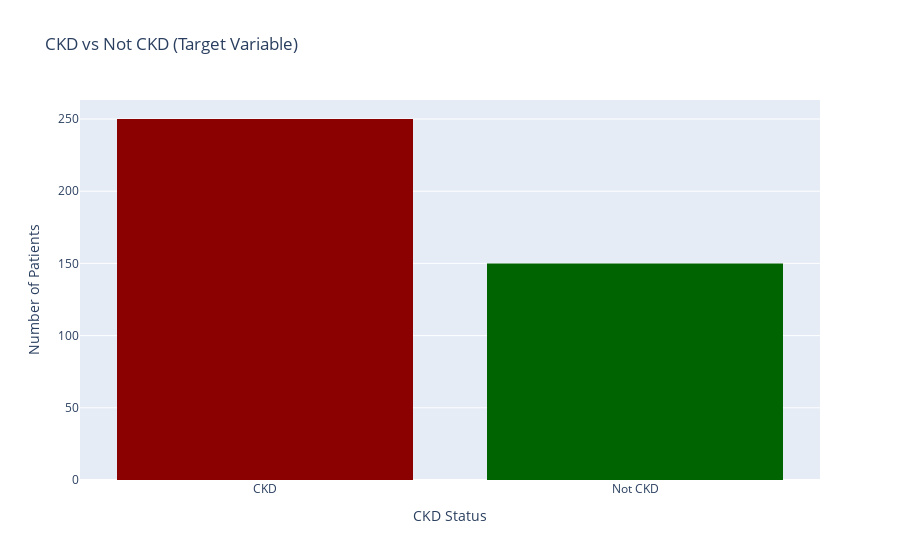

The cell this chart's notebook holds for it:
### Code cell
# 📊 Step 7: Univariate Analysis – CKD vs Not CKD

# Map numeric target to labels for better visualization
df['ckd_status'] = df['classification'].map({1: 'CKD', 0: 'Not CKD'})

fig = px.histogram(
    df,
    x='ckd_status',
    color='ckd_status',
    title="CKD vs Not CKD (Target Variable)",
    labels={'ckd_status': 'CKD Status'},
    color_discrete_sequence=['darkred', 'darkgreen']
)

fig.update_layout(
    xaxis_title='CKD Status',
    yaxis_title='Number of Patients',
    showlegend=False
)

fig.show()

### Figure 1 — Plotly figure (JSON) as saved in the notebook; plotly's stock layout.template omitted (floating-point values rounded to 4 significant figures; data arrays with more than 128 entries replaced by an {"elided": "..."} marker saying what was removed)
{"data": [{"bingroup": "x", "hovertemplate": "CKD Status=%{x}<br>count=%{y}<extra></extra>", "legendgroup": "CKD", "marker": {"color": "darkred", "pattern": {"shape": ""}}, "name": "CKD", "orientation": "v", "showlegend": true, "type": "histogram", "x": {"elided": "250 str values"}, "xaxis": "x", "yaxis": "y"}, {"bingroup": "x", "hovertemplate": "CKD Status=%{x}<br>count=%{y}<extra></extra>", "legendgroup": "Not CKD", "marker": {"color": "darkgreen", "pattern": {"shape": ""}}, "name": "Not CKD", "orientation": "v", "showlegend": true, "type": "histogram", "x": {"elided": "150 str values"}, "xaxis": "x", "yaxis": "y"}], "layout": {"barmode": "relative", "legend": {"title": {"text": "CKD Status"}, "tracegroupgap": 0}, "showlegend": false, "title": {"text": "CKD vs Not CKD (Target Variable)"}, "xaxis": {"anchor": "y", "categoryarray": ["CKD", "Not CKD"], "categoryorder": "array", "domain": [0, 1], "title": {"text": "CKD Status"}}, "yaxis": {"anchor": "x", "domain": [0, 1], "title": {"text": "Number of Patients"}}}}
